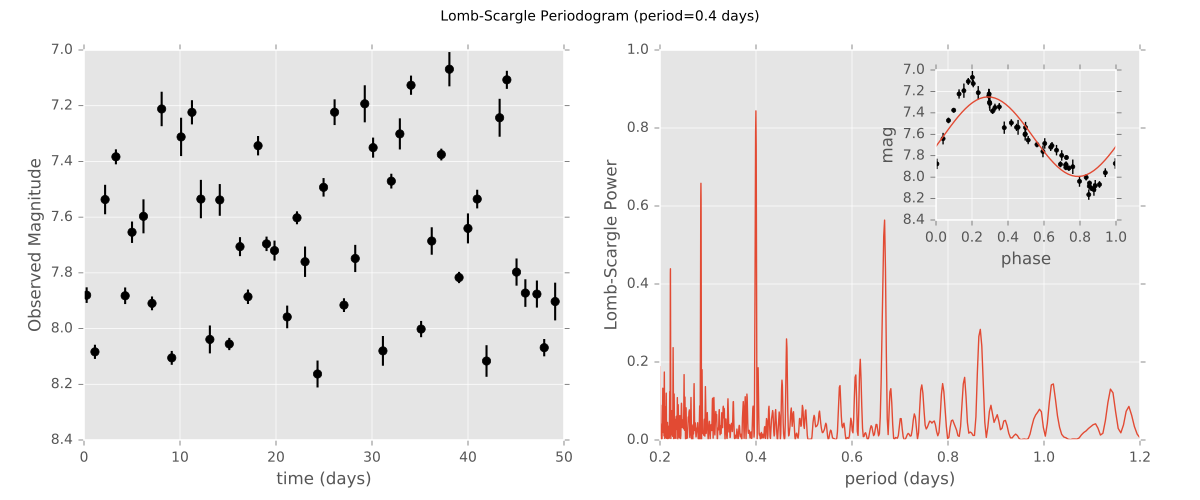

Reproduce this figure in Python.
import numpy as np
import matplotlib.pyplot as plt
plt.style.use('ggplot')

from lombscargle import LombScargle


def simulated_data(N, rseed=0, period=0.4, phase=0.1):
    t = np.linspace(0, 1, 1000)
    rand = np.random.RandomState(rseed)
    t = phase + np.arange(N, dtype=float)
    t += 0.1 * rand.randn(N)
    dmag = 0.02 + 0.05 * rand.rand(N)

    omega = 2 * np.pi / period
    coeffs = np.array([-1, -0.4, -0.1])
    n = np.arange(1, len(coeffs) + 1)[:, None]
    mag = (7.6 +  0.4 * np.dot(coeffs, np.sin(n * omega * t))
           + dmag * rand.randn(N))

    return t, mag, dmag


# generate data and compute the periodogram
t, mag, dmag = simulated_data(50)
freq, PLS = LombScargle(t, mag, dmag).autopower(minimum_frequency=1 / 1.2,
                                                maximum_frequency=1 / 0.2)
best_freq = freq[np.argmax(PLS)]
phase = (t * best_freq) % 1

# compute the best-fit model
phase_fit = np.linspace(0, 1)
mag_fit = LombScargle(t, mag, dmag).model(t=phase_fit / best_freq,
                                          frequency=best_freq)

# set up the figure & axes for plotting
fig, ax = plt.subplots(1, 2, figsize=(12, 5))
fig.suptitle('Lomb-Scargle Periodogram (period=0.4 days)')
fig.subplots_adjust(bottom=0.12, left=0.07, right=0.95)
inset = fig.add_axes([0.78, 0.56, 0.15, 0.3])

# plot the raw data
ax[0].errorbar(t, mag, dmag, fmt='ok', elinewidth=1.5, capsize=0)
ax[0].invert_yaxis()
ax[0].set(xlabel='time (days)',
          ylabel='Observed Magnitude')

# plot the periodogram
ax[1].plot(1. / freq, PLS)
ax[1].set(xlabel='period (days)',
          ylabel='Lomb-Scargle Power',
          xlim=(0.2, 1.2),
          ylim=(0, 1));

# plot the phased data & model in the inset
inset.errorbar(phase, mag, dmag, fmt='.k', capsize=0)
inset.plot(phase_fit, mag_fit)
inset.invert_yaxis()
inset.set_xlabel('phase')
inset.set_ylabel('mag')
